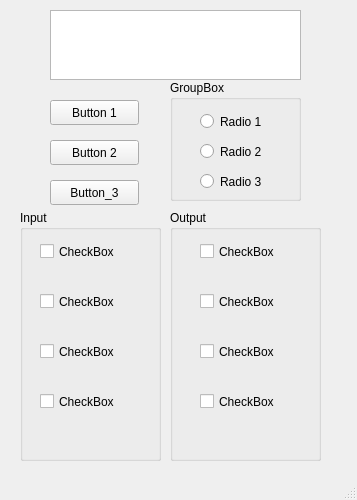
<?xml version="1.0" encoding="UTF-8"?>
<ui version="4.0">
 <class>MainWindow</class>
 <widget class="QMainWindow" name="MainWindow">
  <property name="geometry">
   <rect>
    <x>0</x>
    <y>0</y>
    <width>357</width>
    <height>500</height>
   </rect>
  </property>
  <property name="windowTitle">
   <string>MainWindow</string>
  </property>
  <widget class="QWidget" name="centralwidget">
   <widget class="QTextEdit" name="textEdit">
    <property name="geometry">
     <rect>
      <x>50</x>
      <y>10</y>
      <width>251</width>
      <height>70</height>
     </rect>
    </property>
   </widget>
   <widget class="QPushButton" name="pushButton_1">
    <property name="geometry">
     <rect>
      <x>50</x>
      <y>100</y>
      <width>89</width>
      <height>25</height>
     </rect>
    </property>
    <property name="text">
     <string>Button 1</string>
    </property>
   </widget>
   <widget class="QPushButton" name="pushButton_2">
    <property name="geometry">
     <rect>
      <x>50</x>
      <y>140</y>
      <width>89</width>
      <height>25</height>
     </rect>
    </property>
    <property name="text">
     <string>Button 2</string>
    </property>
   </widget>
   <widget class="QGroupBox" name="groupBox">
    <property name="geometry">
     <rect>
      <x>170</x>
      <y>80</y>
      <width>131</width>
      <height>121</height>
     </rect>
    </property>
    <property name="title">
     <string>GroupBox</string>
    </property>
    <widget class="QRadioButton" name="radio_1">
     <property name="geometry">
      <rect>
       <x>30</x>
       <y>30</y>
       <width>112</width>
       <height>23</height>
      </rect>
     </property>
     <property name="text">
      <string>Radio 1</string>
     </property>
    </widget>
    <widget class="QRadioButton" name="radio_2">
     <property name="geometry">
      <rect>
       <x>30</x>
       <y>60</y>
       <width>112</width>
       <height>23</height>
      </rect>
     </property>
     <property name="text">
      <string>Radio 2</string>
     </property>
    </widget>
    <widget class="QRadioButton" name="radio_3">
     <property name="geometry">
      <rect>
       <x>30</x>
       <y>90</y>
       <width>112</width>
       <height>23</height>
      </rect>
     </property>
     <property name="text">
      <string>Radio 3</string>
     </property>
    </widget>
   </widget>
   <widget class="QPushButton" name="pushButton_3">
    <property name="geometry">
     <rect>
      <x>50</x>
      <y>180</y>
      <width>89</width>
      <height>25</height>
     </rect>
    </property>
    <property name="text">
     <string>Button_3</string>
    </property>
   </widget>
   <widget class="QGroupBox" name="groupBox_2">
    <property name="geometry">
     <rect>
      <x>20</x>
      <y>210</y>
      <width>141</width>
      <height>251</height>
     </rect>
    </property>
    <property name="title">
     <string>Input</string>
    </property>
    <widget class="QCheckBox" name="checkBox_1">
     <property name="geometry">
      <rect>
       <x>20</x>
       <y>30</y>
       <width>92</width>
       <height>23</height>
      </rect>
     </property>
     <property name="text">
      <string>CheckBox</string>
     </property>
    </widget>
    <widget class="QCheckBox" name="checkBox_2">
     <property name="geometry">
      <rect>
       <x>20</x>
       <y>80</y>
       <width>92</width>
       <height>23</height>
      </rect>
     </property>
     <property name="text">
      <string>CheckBox</string>
     </property>
    </widget>
    <widget class="QCheckBox" name="checkBox_3">
     <property name="geometry">
      <rect>
       <x>20</x>
       <y>130</y>
       <width>92</width>
       <height>23</height>
      </rect>
     </property>
     <property name="text">
      <string>CheckBox</string>
     </property>
    </widget>
    <widget class="QCheckBox" name="checkBox_4">
     <property name="geometry">
      <rect>
       <x>20</x>
       <y>180</y>
       <width>92</width>
       <height>23</height>
      </rect>
     </property>
     <property name="text">
      <string>CheckBox</string>
     </property>
    </widget>
    <widget class="QCheckBox" name="checkBox_5">
     <property name="geometry">
      <rect>
       <x>100</x>
       <y>290</y>
       <width>92</width>
       <height>23</height>
      </rect>
     </property>
     <property name="text">
      <string>CheckBox</string>
     </property>
    </widget>
    <widget class="QCheckBox" name="checkBox_7">
     <property name="geometry">
      <rect>
       <x>90</x>
       <y>260</y>
       <width>92</width>
       <height>23</height>
      </rect>
     </property>
     <property name="text">
      <string>CheckBox</string>
     </property>
    </widget>
    <widget class="QCheckBox" name="checkBox_6">
     <property name="geometry">
      <rect>
       <x>180</x>
       <y>40</y>
       <width>92</width>
       <height>23</height>
      </rect>
     </property>
     <property name="text">
      <string>CheckBox</string>
     </property>
    </widget>
   </widget>
   <widget class="QGroupBox" name="groupBox_3">
    <property name="geometry">
     <rect>
      <x>170</x>
      <y>210</y>
      <width>151</width>
      <height>251</height>
     </rect>
    </property>
    <property name="title">
     <string>Output</string>
    </property>
    <widget class="QCheckBox" name="checkBox_8">
     <property name="geometry">
      <rect>
       <x>30</x>
       <y>30</y>
       <width>92</width>
       <height>23</height>
      </rect>
     </property>
     <property name="text">
      <string>CheckBox</string>
     </property>
    </widget>
    <widget class="QCheckBox" name="checkBox_9">
     <property name="geometry">
      <rect>
       <x>30</x>
       <y>80</y>
       <width>92</width>
       <height>23</height>
      </rect>
     </property>
     <property name="text">
      <string>CheckBox</string>
     </property>
    </widget>
    <widget class="QCheckBox" name="checkBox_10">
     <property name="geometry">
      <rect>
       <x>30</x>
       <y>130</y>
       <width>92</width>
       <height>23</height>
      </rect>
     </property>
     <property name="text">
      <string>CheckBox</string>
     </property>
    </widget>
    <widget class="QCheckBox" name="checkBox_11">
     <property name="geometry">
      <rect>
       <x>30</x>
       <y>180</y>
       <width>92</width>
       <height>23</height>
      </rect>
     </property>
     <property name="text">
      <string>CheckBox</string>
     </property>
    </widget>
   </widget>
   <widget class="QWidget" name="">
    <property name="geometry">
     <rect>
      <x>0</x>
      <y>0</y>
      <width>2</width>
      <height>2</height>
     </rect>
    </property>
    <layout class="QHBoxLayout" name="horizontalLayout"/>
   </widget>
  </widget>
  <widget class="QMenuBar" name="menubar">
   <property name="geometry">
    <rect>
     <x>0</x>
     <y>0</y>
     <width>357</width>
     <height>22</height>
    </rect>
   </property>
  </widget>
  <widget class="QStatusBar" name="statusbar"/>
 </widget>
 <resources/>
 <connections/>
</ui>
